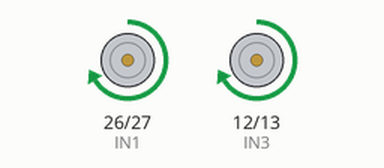
Simulated run of this sketch. Board: ESP32. Shown: motor-driver pin pairs drawn as motors (green arrow = first pin HIGH = forward, orange = second pin HIGH = backward, longer = more drive, scaled by the enable pin).

Above: at 1.0 s.
At 3.0 s:
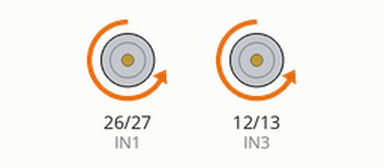
At 5.5 s:
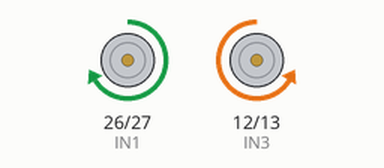
At 7.5 s:
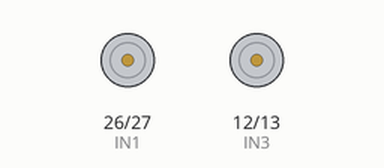
Timing chart, 0 to 11.7 s (numbered marks = the images above):
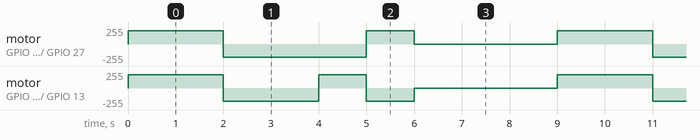

The sketch:

sketch_sonic_stage1_motor_test.ino
```cpp
#define ENA 25
#define IN1 26
#define IN2 27

#define ENB 14
#define IN3 12
#define IN4 13

void setup() {
  Serial.begin(115200);

  pinMode(ENA, OUTPUT);
  pinMode(IN1, OUTPUT);
  pinMode(IN2, OUTPUT);

  pinMode(ENB, OUTPUT);
  pinMode(IN3, OUTPUT);
  pinMode(IN4, OUTPUT);

  analogWrite(ENA, 200); // motor speed (0–255)
  analogWrite(ENB, 200);
}

void loop() {
  // Move forward
  digitalWrite(IN1, HIGH);
  digitalWrite(IN2, LOW);
  digitalWrite(IN3, HIGH);
  digitalWrite(IN4, LOW);
  delay(2000);

  // Move backward
  digitalWrite(IN1, LOW);
  digitalWrite(IN2, HIGH);
  digitalWrite(IN3, LOW);
  digitalWrite(IN4, HIGH);
  delay(2000);

  // Turn left
  digitalWrite(IN1, LOW);
  digitalWrite(IN2, HIGH);
  digitalWrite(IN3, HIGH);
  digitalWrite(IN4, LOW);
  delay(1000);

  // Turn right
  digitalWrite(IN1, HIGH);
  digitalWrite(IN2, LOW);
  digitalWrite(IN3, LOW);
  digitalWrite(IN4, HIGH);
  delay(1000);

  // Stop
  digitalWrite(IN1, LOW);
  digitalWrite(IN2, LOW);
  digitalWrite(IN3, LOW);
  digitalWrite(IN4, LOW);
  delay(3000);
}
```

Measured:
- by itself, motor on GPIO 26 (IN1) / GPIO 27 (IN2): repeats every 9.0 s: backward 200/255 3.0 s, forward 200/255 1.0 s, stopped 3.0 s, forward 200/255 2.0 s
- by itself, motor on GPIO 12 (IN3) / GPIO 13 (IN4): repeats every 9.0 s: backward 200/255 2.0 s, forward 200/255 1.0 s, backward 200/255 1.0 s, stopped 3.0 s, forward 200/255 2.0 s
